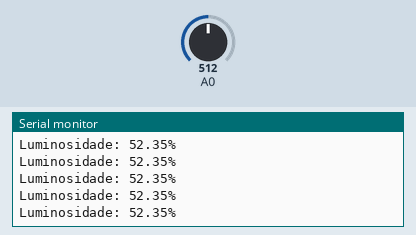
This sketch was run on a simulated Arduino Uno, built with avr-gcc and run on an emulated ATmega328P. Shown: the last lines printed to the serial monitor. The inputs (shaded band) are chosen by the test bench; at power-on: A0 = 512.

Above: at 1.2 s.
1.3 s: A0 set to 103
At 2.3 s:
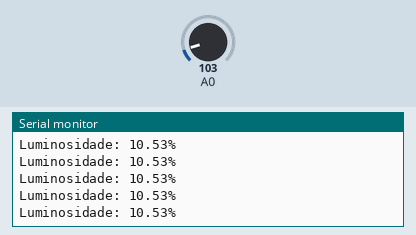
2.8 s: A0 set to 86
At 3.8 s:
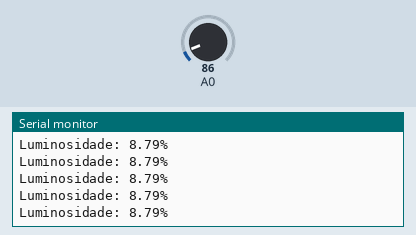
20.8 s: A0 set to 960
At 21.3 s:
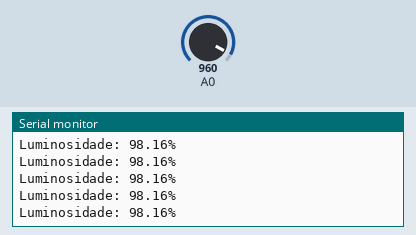
22.3 s: A0 set to 995
At 23.4 s:
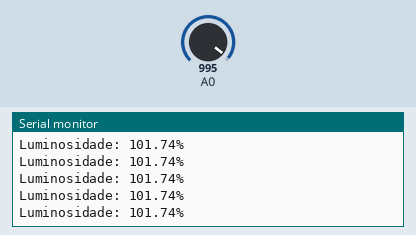
Timing chart, 0 to 24.8 s (numbered marks = the images above; inputs shaded):
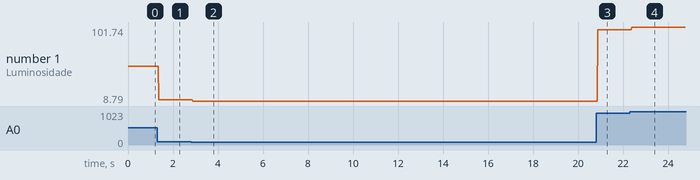

Measured:
- after the input at 1.3 s, the serial monitor: prints a new line after 0.07 s (image 1)
- after the input at 2.8 s, the serial monitor: prints a new line after 0.08 s (image 2)
- after the input at 20.8 s, the serial monitor: prints a new line after 0.08 s (image 3)
- after the input at 22.3 s, the serial monitor: prints a new line after 0.09 s (image 4)
- plotted number 1: 52.35 → 10.53 after the input at 1.3 s, 10.53 → 8.79 after the input at 2.8 s, 8.79 → 98.16 after the input at 20.8 s, 98.16 → 101.74 after the input at 22.3 s

The sketch:

LDRteste.ino
```cpp
void setup() {
  Serial.begin(9600);
}
void loop() {

  int sensorValue = analogRead(A0);             // lendo a entrada analogica do pino A0
  float voltage = sensorValue * (3.3 / 978);    // Converte a leitura analógica (intervalo: 0 - 1023) que corresponde a (0 - 5V)
  float luminosidade = voltage * (100 / 3.3);   // Converte em porcentagem de luminosidade

  Serial.print("Luminosidade: ");
  Serial.print(luminosidade);   // print out the value you read
  Serial.println("%");

}
```
